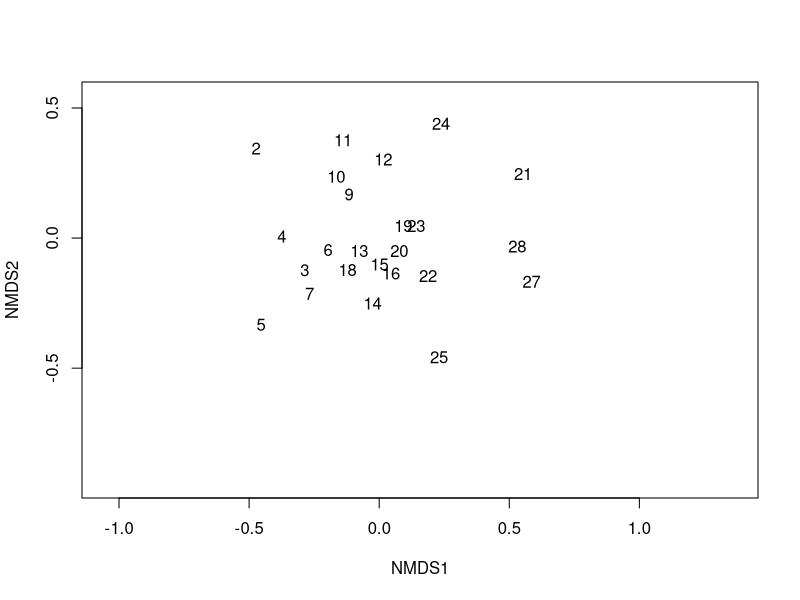
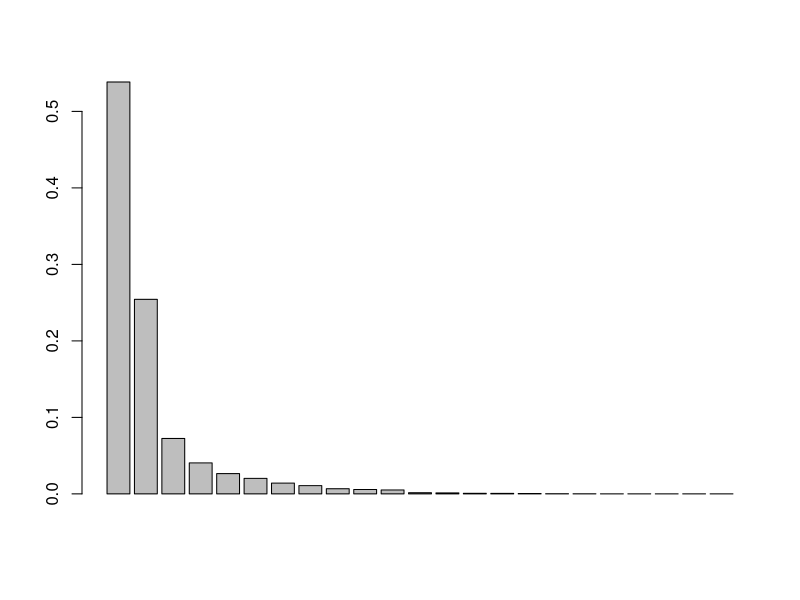
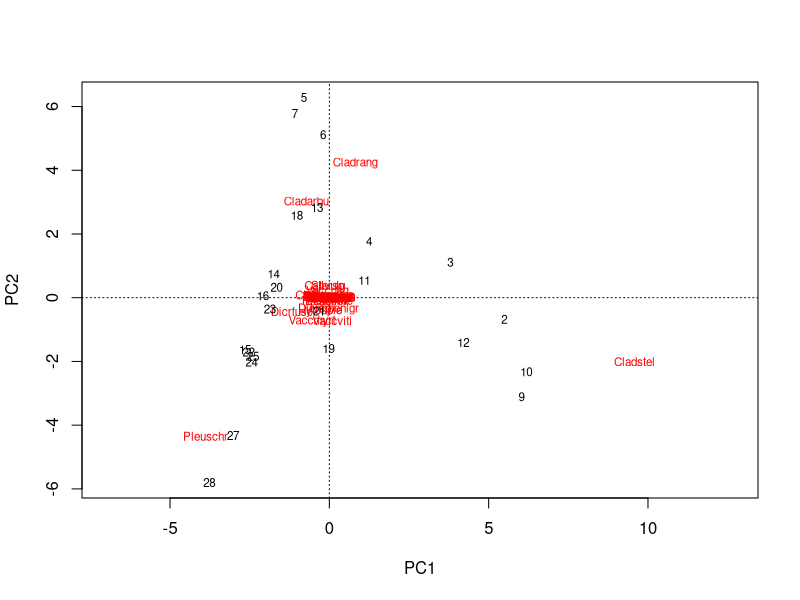
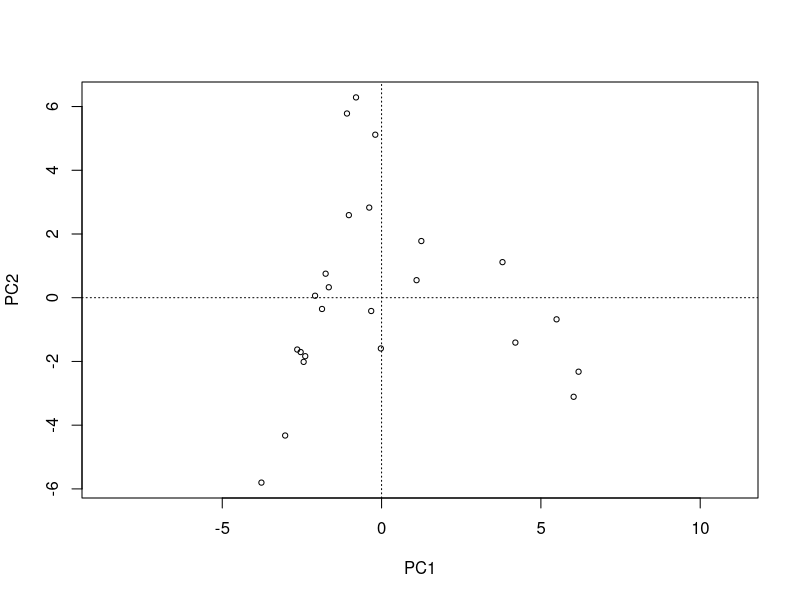
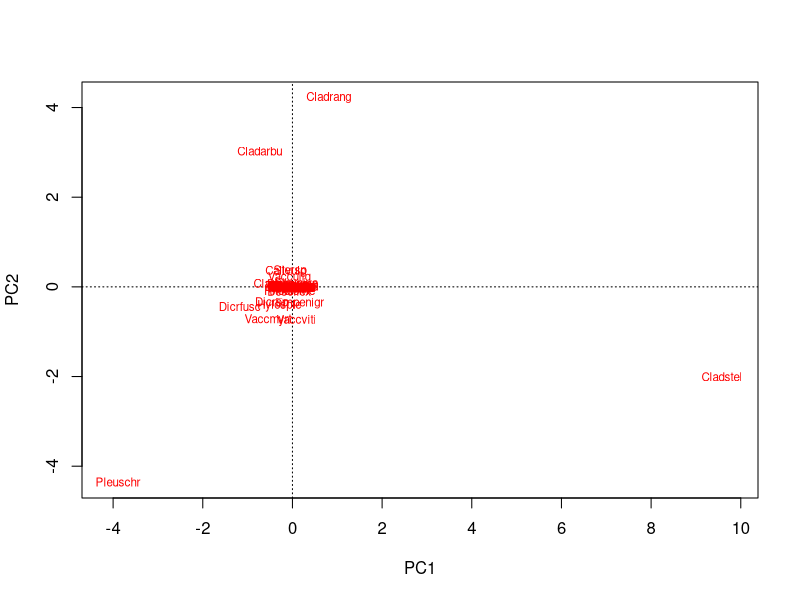
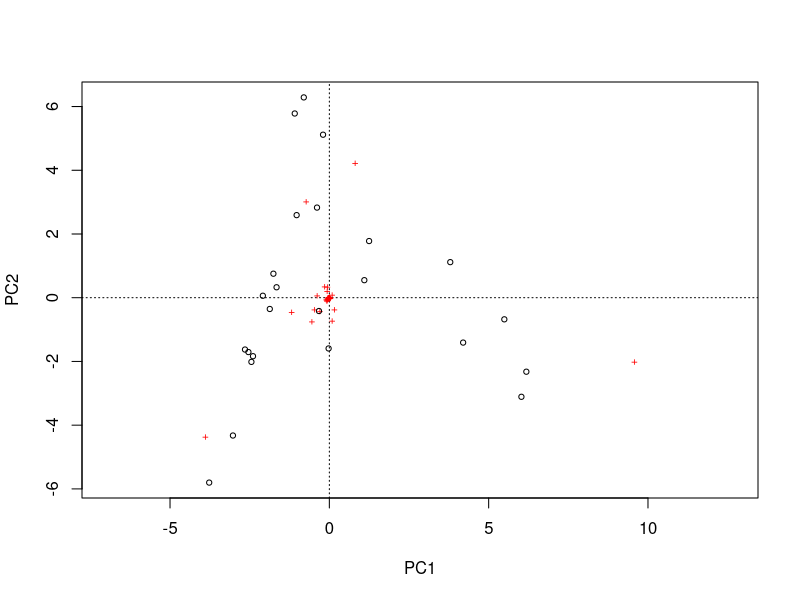
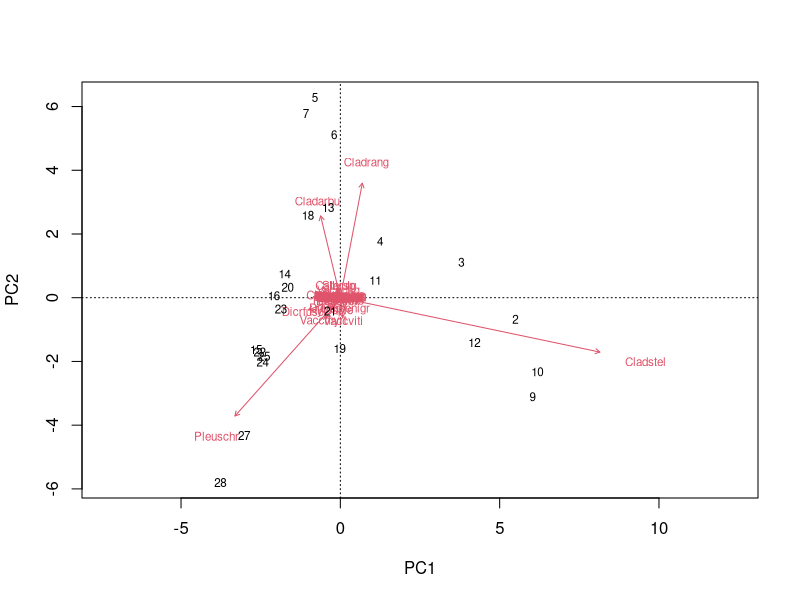
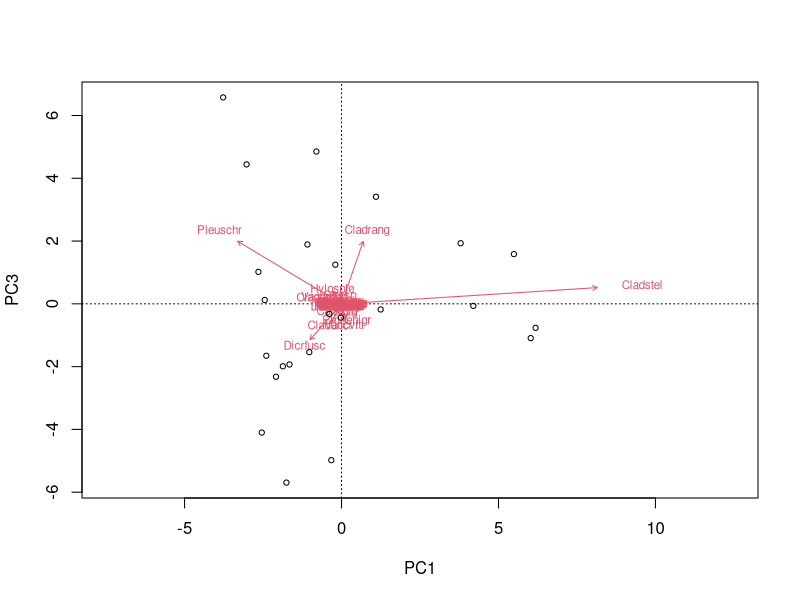

Reproduce these figures in R, in order.
## ---- chunk 1
knitr::opts_chunk$set(echo = TRUE)
library(vegan)
library(ape)
library(tidyverse)
## ---- chunk 2
# Load the community dataset wich we'll use in the examples today
data(varespec)

# Open the dataset and look if you can find any patterns
# It is probably very difficult to see any patterns by just looking at the data frame!

# With this command, you'll perform a NMDS and lot the results.
varespec %>% 
  metaMDS(trace = F) %>% 
  ordiplot(type = 'none') %>% 
  text('sites')
## ---- chunk 3
PCA <- rda(varespec, scale = FALSE)
# Use scale = TRUE if your variables are on different scales (e.g. for abiotic variables).
# Here, all species are measured on the same scale 
# So use scale = FALSE

# Now plot a bar plot of relative eigenvalues. This is the percentage variance explained by each axis
barplot(as.vector(PCA$CA$eig)/sum(PCA$CA$eig))
# How much of the variance in our dataset is explained by the first principal component?

# Calculate the percent of variance explained by first two axes
sum((as.vector(PCA$CA$eig)/sum(PCA$CA$eig))[1:2])

# Also try to do it for the first three axes
sum(as.vector(PCA$CA$eig/sum(PCA$CA$eig))[1:3])

# Now, we`ll plot our results with the plot function
plot(PCA)
plot(PCA, display = 'sites', type = 'points')
plot(PCA, display = 'species', type = 'text')

# Try to display both species and sites with points.
plot(PCA, display = c('sites', 'species'), type = 'points')
## ---- chunk 4
# You can extract the species and site scores on the new PC for further analyses:
sitePCA <- PCA$CA$u # Site scores
speciesPCA <- PCA$CA$v # Species scores

# In a biplot of PCA, species' scores are drawn as arros that point in the direction of increasing values for that variable.
biplot(PCA, choices = c(1,2), type = c('text', 'text'), xlim = c(-5, 10))
biplot(PCA, choices = c(1,3), type = c('text', 'points'), xlim = c(-5, 10))
## ---- chunk 5
# First step is to calculate a distance matrix.
# Here we use Bray-Curtis distance metric.
dist <- vegdist(varespec, method = 'bray')

# PCoA is not included in vegan. 
# We will use the ape package instead
PCOA <- pcoa(dist)

# Plot the eigenvalues and interpret
barplot(PCOA$values$Relative_eig[1:10])

# Can you also calculate the cumulative explained variance of the first 3 axes?
sum(PCOA$values$Relative_eig[1:3])

# Some distance measures may result in negative eigenvalues. In that case, add a correction:
PCOA <- pcoa(dist, correction = 'cailliez')

# Plot your results
biplot.pcoa(PCOA)

# You see what`s missing?  Indeed, there are no species plotted on this biplot.  That's because we used a dissimilarity matrix (sites x sites)  as input for the PCOA function.  Hence, no species scores could be calculated.  However, we could work around this problem like this:
biplot.pcoa(PCOA, varespec)
## ---- chunk 6
# Extract the plot scores from first two PCoA axes (if you need them):
PCOAaxes <- PCOA$vectors[,c(1,2)]

# Compare this result with the PCA plot
par(mfrow = c(1, 2)) 
biplot.pcoa(PCOA, varespec)
plot(PCA)

# reset plot window
par(mfrow = c(1, 1)) 
## ---- chunk 7
# First step is to calculate a distance matrix. See PCOA for more information about the distance measures
# Here we use bray-curtis distance, which is recommended for abundance data
dist <- vegdist(varespec, method = 'bray')

# In this part, we define a function NMDS.scree() that automatically 
# performs a NMDS for 1-10 dimensions and plots the nr of dimensions vs the stress
NMDS.scree <- function(x) {
  plot(
    rep(1,10),
    replicate(10, metaMDS(x, autotransform = F, k = 1, trace = F)$stress),
    xlim = c(1, 10),
    ylim = c(0, 0.10),
    xlab = '# of Dimensions',
    ylab = 'Stress',
    main = 'NMDS stress plot'
  )
  for (i in 2:10) {
    points(
      rep(i, 10),
      replicate(10, metaMDS(x, autotransform = F, k = i, trace = F)$stress)
    )
  }
}

# Use the function that we just defined to choose the optimal nr of dimensions
NMDS.scree(dist)
## ---- chunk 8
# Because the final result depends on the initial random placement of points we'll set a seed to make the results reproducible.
set.seed(2)

# Here, we perform the final analysis and check the result
NMDS1 <- metaMDS(dist, k = 2, trymax = 100, trace = F)

# Let's check the results
NMDS1

# If you don't provide a dissimilarity matrix, metaMDS automatically applies Bray-Curtis. So in our case, the results have to be the same
NMDS2 <- metaMDS(varespec, k = 2, trymax = 100, trace = F)
NMDS2
## ---- chunk 9
NMDS2 <- metaMDS(varespec, k = 2, trymax = 100, trace = F, autotransform = F)
NMDS2
## ---- chunk 10
stressplot(NMDS1)
## ---- chunk 11
plot(NMDS1, type = 't')
## ---- chunk 12
NMDS3 <- metaMDS(varespec, k = 2, trymax = 100, trace = F, autotransform = FALSE, distance = 'bray')
plot(NMDS3)
plot(NMDS3, display = 'sites', type = 'n')
points(NMDS3, display = 'sites', col = 'red', cex = 1.25)
text(NMDS3, display = 'species')

# Alternatively, you can use the functions ordiplot and orditorp
ordiplot(NMDS3, type = 'n')
orditorp(NMDS3, display = 'species', col = 'red', air = 0.01)
orditorp(NMDS3, display = 'sites', cex = 1.1, air = 0.01)
## ---- chunk 13
# Load the second dataset
data(varechem)

# The function envfit will add the environmental variables as vectors to the ordination plot
ef <- envfit(NMDS3, varechem, permu = 999)
ef

# The two last columns are of interest: the squared correlation coefficient and the associated p-value
# Plot the vectors of the significant correlations and interpret the plot
plot(NMDS3, type = 't', display = 'sites')
plot(ef, p.max = 0.05)
## ---- chunk 14
# Define a group variable (first 12 samples belong to group 1, last 12 samples to group 2)
group = c(rep('Group1', 12), rep('Group2', 12))

# Create a vectorr of color values with same length as the vector of group value
colors = c(rep('red', 12), rep('blue', 12))

# Plot convex hulls with colors based on the group identity
ordiplot(NMDS3, type = 'n')
for(i in unique(group)){
  ordihull(NMDS3$points[grep(i, group),], draw = 'polygon',
           groups = group[group == i], col = colors[grep(i, group)], label = F)
}

orditorp(NMDS3, display = 'species', col = 'red', air = 0.01)
orditorp(NMDS3, display = 'sites', col = c(rep('red', 12),
                                           rep('blue', 12)), air = 0.01, cex = 1.25)
## ---- chunk 15
# Load the data
data(dune)
data(dune.env)
## ---- chunk 16
cPCA <- rda(dune, scale = FALSE)
barplot(as.vector(cPCA$CA$eig)/sum(cPCA$CA$eig))
sum(as.vector(cPCA$CA$eig/sum(cPCA$CA$eig))[1:2])
plot(cPCA)
biplot(cPCA, choices = c(1,2), type = c('text', 'text'))
ef_cPCA <- envfit(cPCA, dune.env, permutations = 999)
plot(cPCA, type = 't', display = 'sites')
plot(ef_cPCA, p.max = 0.05)
## ---- chunk 17
# We start by calculating the distance matrix.
c_dist <- vegdist(dune, method = 'bray')
cPCOA <- pcoa(c_dist)

# Then visualize the eigenvalues to check whether negative eigenvalues are present. Negative eigenvalues are associated with non-euclidean space.
print(as.vector(cPCOA$values$Relative_eig))

# There are negative values so a correction is needed. Let's just use cailliez as in the tutorial.
cPCOA <- pcoa(c_dist, correction = 'cailliez')

# See how much of the variance in the distance matrix is explained by the first two principal coordinates that wea are going to use anyway.
cPCOA$values$Cum_corr_eig[1:2]
sum(cPCOA$values$Rel_corr_eig[1:2])

# Use a barplot to visualize more of the variance attributed to each principal coordinate.
barplot(as.vector(cPCOA$values$Rel_corr_eig))
barplot(as.vector(cPCOA$values$Cum_corr_eig))

# We proceed to plot the biplot.
biplot.pcoa(cPCOA, dune)

# Let's now fit the environmental variables
site_scores_pcoa <- cPCOA$vectors[, 1:2]
ef_cPCOA <- envfit(site_scores_pcoa, dune.env, permutations = 999)

# Show plots.
ordiplot(site_scores_pcoa, type = 'text', cex = .8)
plot(ef_cPCOA, p.max = 0.05, col = 'blue', cex = 0.8)
## ---- chunk 18
# Steps 1 and 2:
NMDS.scree2 <- function (x) {
  # Step 1: Perform NMDS with 1 to 10 dimensions.
  a <- list()
  for (i in 1:10) {
    a[[i]] <- replicate(
      10, 
      metaMDS(x, autotransform = F, k = i, trace = F)
    )
  }
  
  # Step 2: Check the stress vs dimension plot.
  ytemp = c()
  for (i in 1:10){
    ytemp[i] <- a[[1]][, i]$stress
  }
  
  plot(
    x = rep(1, 10),
    y = ytemp,
    xlim = c(1, 10),
    ylim = c(0 ,.3)
  )
  
  for (i in 2:10){
    ytemp2 = c()
    for (j in 1:10){
      ytemp2[j] <- a[[i]][, j]$stress
    }
    points(
      rep(i, 10),
      ytemp2
    )
  }
  
  return(a)
}

c_NMDS_result <- NMDS.scree2(c_dist)
## ---- chunk 19
# Step 3: Choose the optimal number of dimensions.
# In this case we can see that 2 dimensions is between 0.1 and 0.2 stress which is usable according to the tutorial but will produce misleading distances. We were going to use 2 dimensions anyways so I am just acknolwedging the limitations of choosing 2 dimensions.

# Step 4: Perform final NMDS with that number of dimensions. In this case, 2 dimensions.
c_NMDS <- metaMDS(dune, k = 2, trymax = 100, trace = F, autotransform = F, distance = 'bray')

# Step 5: Check for a convergent solution and final stress.
print(c_NMDS)
## ---- chunk 20
# We can also perform a stressplot.
stressplot(c_NMDS)

# We can also produce a biplot.
plot(c_NMDS, type = 't')

# We can make it more elaborate. However, this one leaves out information compared to the simple approach.
plot(c_NMDS, display = 'sites', type = 'n')
points(c_NMDS, display = 'sites', col = 'red', cex = 1.25)
text(c_NMDS, display = 'species')

# We can also use the ordiplot and orditorp functions.
ordiplot(c_NMDS, type = 'n')
orditorp(c_NMDS, display = 'species', col = 'red', air = 0.01)
orditorp(c_NMDS, display = 'sites', cex = 1.1, air = 0.01)
## ---- chunk 21
# Lastly, we can also fit environmental variables and visualize the fit as a biplot.
c_mnds_ef <- envfit(c_NMDS, dune.env, permutations = 999)
c_mnds_ef

# Straightforward plot with significant correlations.
plot(c_NMDS, type = 't', display = 'sites')
plot(c_mnds_ef, p.max = 0.05)
